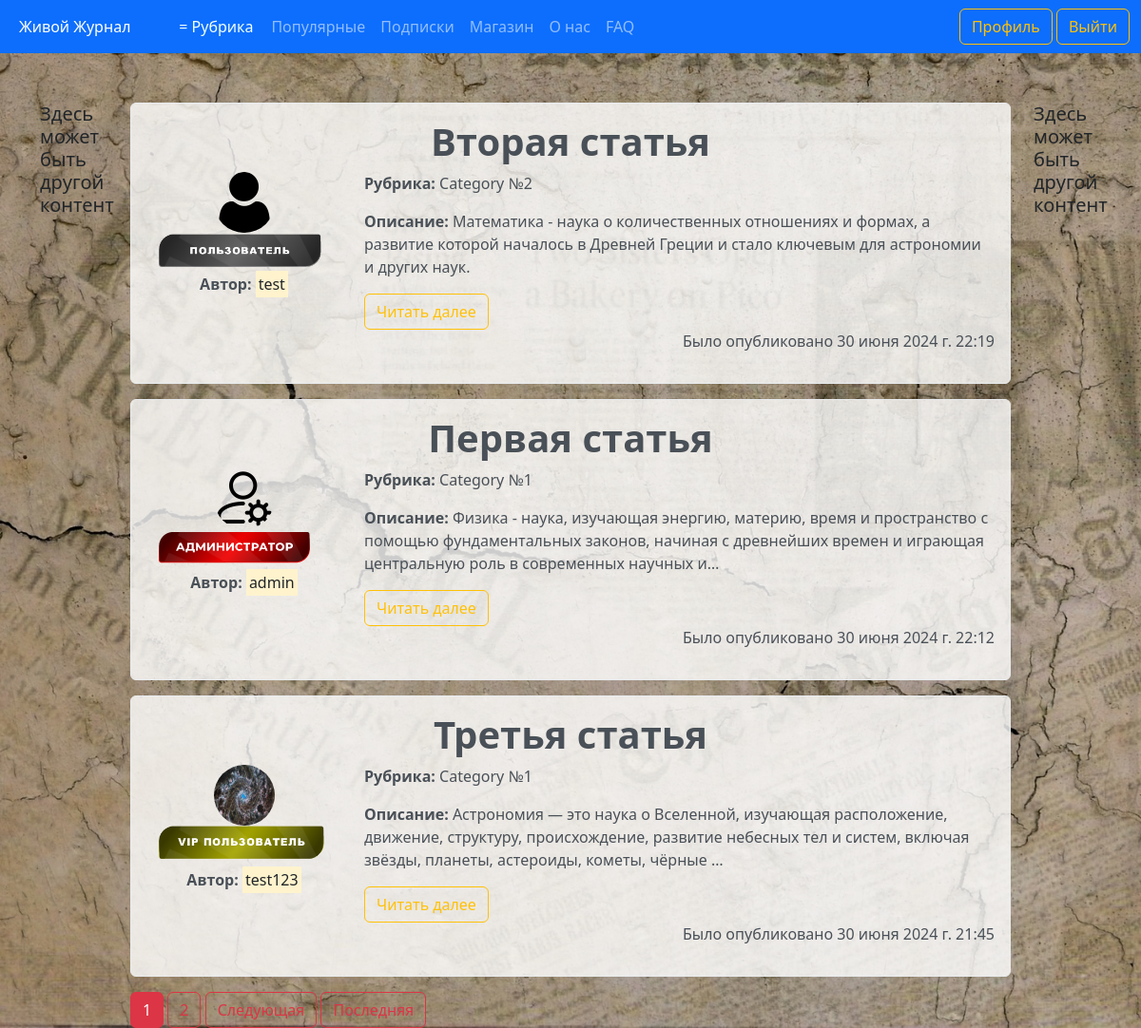
The app's page / (signed in) with its own data.
### journal/models.py (models this page shows, shortened)
class Article(models.Model):
    CATEGORY_CHOICES = [
        ('Category №1', 'Рубрика №1'),
        ('Category №2', 'Рубрика №2'),
        ('Category №3', 'Рубрика №3'),
        ('Category №4', 'Рубрика №4'),
        ('Category №5', 'Рубрика №5'),
    ]
    title = models.CharField('Название', max_length=100)
    description = models.TextField('Описание')
    text = models.TextField('Основной текст')
    category = models.CharField(max_length=50, verbose_name='Рубрика', choices=CATEGORY_CHOICES, default='Рубрика №1')
    author = models.ForeignKey(User, verbose_name='Автор', on_delete=models.CASCADE)
    publication = models.BooleanField('Статус публикации', default=False)
    date = models.DateTimeField('Дата', default=timezone.now)
    likes = models.IntegerField('Количество лайков', default=0)
    class Meta:
        verbose_name = 'Статью'
        verbose_name_plural = 'Статьи'

### users/models.py (models this page shows, shortened)
class Profile(models.Model):
    STATUS_CHOICES = {
        ('User', 'Пользователь'),
        ('User VIP', 'VIP пользователь'),
        ('Admin', 'Администратор'),
    }
    user = models.OneToOneField(User, verbose_name='Имя пользователя', on_delete=models.CASCADE)
    img = models.ImageField('Фото пользователя', default='default_user.png', upload_to='user_images')
    status = models.CharField(max_length=20, verbose_name='Статус пользователя', choices=STATUS_CHOICES, default='User')
    vip_status_expiry = models.DateTimeField(verbose_name='Окончание VIP статуса', null=True, blank=True)
    class Meta:
        verbose_name = 'Профаил'
        verbose_name_plural = 'Профайлы'

### journal/views.py (the view)
# urls.py: path('', views.HomeView.as_view(), name='home'),
class HomeView(ListView):
    model = Article
    template_name = 'journal/home.html'
    context_object_name = 'Article'
    paginate_by = 3
    def get_queryset(self):
        return Article.objects.filter(publication=True).order_by('-date')

### journal/templates/journal/home.html (shortened to what this page needs)
{% extends 'journal/base.html' %}
{% block home_active %}
  active
{% endblock %}
{% block content %}
    <div class="container mt-5">
      <div class="row">
        <div class="col-md-1 sidebar">
          <h5>Здесь может быть другой контент</h5>
        </div>
        <div class="col-md-10">
          {% for article in Article %}
          <div class="alert alert-light">
            <div class="row">
                <h1 style="text-align: center;"><strong>{{ article.title}}</strong></h1>
              <div class="col-md-3">
                <a href="{% url 'profile' %}" class="no-underline">
                  <div class="profile-container">
                    <img src="{{ article.author.profile.img.url }}" alt="{{ article.author }}" class="user_images">
                    {% if article.author.profile.status == 'User' %}
                    <img src="pictures/main_page/user_label.png" alt="Badge" width="180">
                    {% elif article.author.profile.status == 'Admin' %}
                    <img src="pictures/main_page/admin_label.png" alt="Badge" width="180">
                    {% else %}
                    <img src="pictures/main_page/user_vip_label.png" alt="Badge" width="180">
                    {% endif %}
                    <p><b>Автор:</b> <mark>{{ article.author.username }}</mark></p>
                  </div>
                </a>
              </div>
              <div class="col-md-9">
                <p><b>Рубрика:</b> {{ article.category }}</p>
                <p><b>Описание: </b>{{ article.description|striptags|truncatechars:180}}</p>
                  <a class="btn btn-outline-warning" href="{%  url 'articles-detail' article.id %}">Читать далее</a>
                <p class="right-align">Было опубликовано {{ article.date }}</p>
              </div>
            </div>
          </div>
          {% endfor %}
          {% if is_paginated %}
              {% for num in page_obj.paginator.page_range %}
                {% if num == page_obj.number %}
                  <button class ="btn btn-danger">{{ num }}</button>
                  {% elif num > page_obj.number|add:'-2' and num < page_obj.number|add:'2' %}
                    <a href="?page={{ num }}" class="btn btn-outline-danger">{{ num }}</a>
                {% endif %}
              {% endfor %}
              {% if page_obj.has_next %}
                  <a href="?page={{ page_obj.next_page_number }}" class="btn btn-outline-danger">Следующая</a>
                  <a href="?page={{ page_obj.paginator.num_pages }}" class="btn btn-outline-danger">Последняя</a>
              {% endif %}
          {% endif %}
        </div>
        <div class="col-md-1 sidebar">
          <h5>Здесь может быть другой контент</h5>
        </div>
      </div>
    </div>
{% endblock %}

### journal/static/journal/main.css (style rules this page uses)
.user_images { width: 64px; height: 64px; border-radius: 50%; margin-right: 15px; }
body { background-repeat: no-repeat; background-size: cover; background-attachment: fixed; background-position: center; padding-top: 60px; }
.alert-light { background-color: rgba(255, 255, 255, 0.8); }
.profile-container { text-align: center; }
.user_images { display: block; margin: 0 auto; }
.right-align { text-align: right; }
.no-underline { text-decoration: none; color: inherit; }

### records on screen
Article: title "Вторая статья", author.profile.img (placeholder picture), author.username "test", category "Category №2", description "Математика - наука о количественных отношениях и формах, а развитие которой началось в Древней Греции и стало ключевым для астрономии и других наук.", date "30 июня 2024 г. 22:19"
Article: title "Первая статья", author.profile.img (picture), author.username "admin", category "Category №1", description "Физика - наука, изучающая энергию, материю, время и пространство с помощью фундаментальных законов, начиная с древнейших времен и играющая центральную роль в современных научных и…", date "30 июня 2024 г. 22:12"
Article: title "Третья статья", author.profile.img (picture), author.username "test123", category "Category №1", description "Астрономия — это наука о Вселенной, изучающая расположение, движение, структуру, происхождение, развитие небесных тел и систем, включая звёзды, планеты, астероиды, кометы, чёрные …", date "30 июня 2024 г. 21:45"

### other values on screen
{{ num }} "1"
{{ num }} "2"
